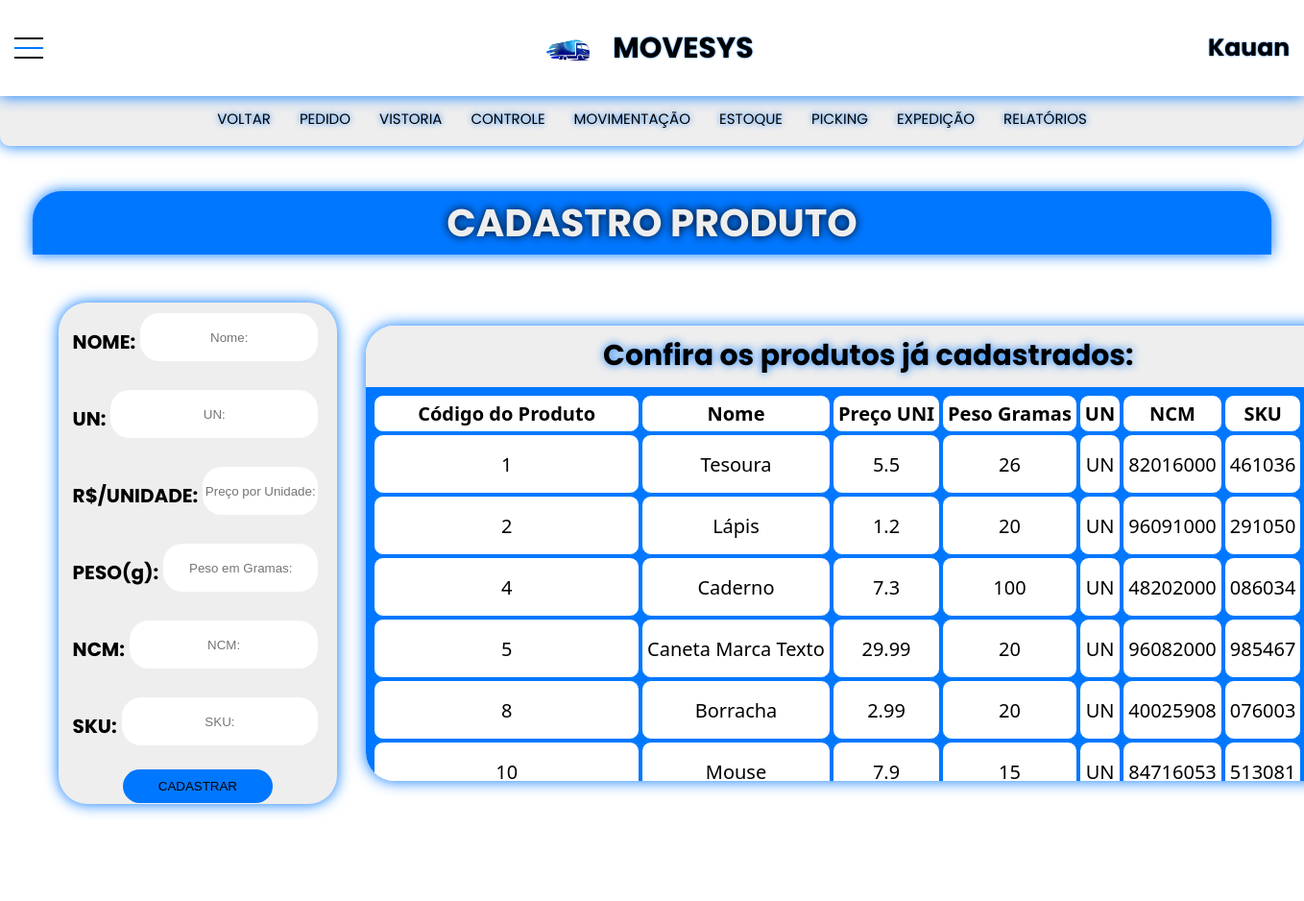
Screenshot of /Paginas/cadastrarprodutos.php (signed in) with the database file from the repository.
### tables this page shows
CREATE TABLE `produtos` (
    `cod_produto` int(11) NOT NULL,
    `PrecoUNI` double NOT NULL,
    `Nome` varchar(255) NOT NULL,
    `PesoGramas` double DEFAULT NULL,
    `NCM` varchar(8) DEFAULT NULL,
    `UN` varchar(5) NOT NULL,
    `SKU` varchar(12) DEFAULT NULL
  );

### Paginas/cadastrarprodutos.php (the view, shortened to what this page needs)
<!DOCTYPE html>
<html lang="pt-br">
<head>
    <link rel="stylesheet" href="../css/menuhorizontal.css"/>
    <link rel="stylesheet" href="../css/cadastroproduto.css"/>
</head>
<body>
<?php
if (empty($_SESSION['nome'])){
    header('Location: sair.php');
    exit();
} else {
    echo ' <header>
    <div class="container">
        <div class="main-horizontal">
            <ul class="ul-main">
                <li class="li-main">
                    <div class="teste">
                        <label for="main-button">
                            <div class="div-button-main">
                                <span class="button-main"></span>
                            </div>
                    </label>
                        <div class="juntos">
                            <img src="../css/cssimg/logo.png" style="max-width: 85px; max-height: 85px; margin-left: 20px; margin-top: 15px;">
                            <h1>MOVESYS</h1>
                        </div>
                        <h2>'.$_SESSION['nome'].'</h2>
                    </div>
                </li>
            </ul>
        </div>
    </div>
</header>
    <main>
        <div class="container-prin">
            <div class="submenu">
                <li class="lisubmenu">
                    <a href="projetoprofessor.php" class="functions-menu">VOLTAR</a>
                    <a href="criarpedido.php" class="functions-menu">PEDIDO</a>
                    <a href="carga.php" class="functions-menu">VISTORIA</a>
                    <a href="recebimentodoca.php" class="functions-menu">CONTROLE</a>
                    <a href="movimentacao.php" class="functions-menu">MOVIMENTAÇÃO</a>
                    <a href="#" class="functions-menu">ESTOQUE</a>
                    <a href="#" class="functions-menu">PICKING</a>
                    <a href="#" class="functions-menu">EXPEDIÇÃO</a>
                    <a href="#" class="functions-menu">RELATÓRIOS</a>
                </li>
            </div>
            <div class="criar-pedidoproduto-container">
                <div class="titulo-pedido">
                    <h3>CADASTRO PRODUTO</h3>
                </div>
                <div class="container-cadastro-produto">
                    <div class="registerbox">
                        <form action="function/criarproduto.php" method="POST" class="formcadastro-produto">
                            <div class="detalhes-produtos">
                                <h5>NOME:</h5>
                                <input type="text" name="nome" placeholder="Nome:" class="button-cadastro-produtos">
                            </div>
                            <div class="detalhes-produtos">
                                <h5>UN:</h5>
                                <input type="text" name="UN" placeholder="UN:" class="button-cadastro-produtos">
                            </div>
                            <div class="detalhes-produtos">
                                <h5>R$/UNIDADE:</h5>
                                <input type="text" name="preco" placeholder="Preço por Unidade:" class="button-cadastro-produtos">
                            </div>
                            <div class="detalhes-produtos">
                                <h5>PESO(g):</h5>
                                <input type="text" name="peso" placeholder="Peso em Gramas:" class="button-cadastro-produtos">
                            </div>
                            <div class="detalhes-produtos">
                                <h5>NCM:</h5>
                                <input type="text" name="NCM"  placeholder="NCM:" class="button-cadastro-produtos">
                            </div>
                            <div class="detalhes-produtos">
                                <h5>SKU:</h5>
                                <input type="text" name="SKU"  placeholder="SKU:" class="button-cadastro-produtos">
                            </div>
                            <input type="submit" name="Enviar" class="button-cadastro-enviar" value="CADASTRAR" style="height: 70px;">
                        </form>
                    </div>';
                    $hostname = "127.0.0.1";
                    $user = "root";
                    $password = "";
                    $database = "logistica";
                    $conexao = new mysqli($hostname,$user,$password,$database);
                    if ($conexao -> connect_errno) {
                        echo "Failed to connect to MySQL: " . $conexao -> connect_error;
                        exit();
                    } else{
                        $sql="SELECT `cod_produto`, `PrecoUNI`, `Nome`, `PesoGramas`, `NCM`, `UN`, `SKU` FROM `produtos`";
                    }
                    $result= $conexao->query($sql);
                    if($result->num_rows > 0){
                        echo "
                            <div class= \"main\">
                                <div class=\"tablebox\">
                                    <h4>Confira os produtos já cadastrados:</h4>
                                    <table class=\"tabela\">
                                        <tr>
                                            <th>Código do Produto</th>
                                            <th>Nome</th>
                                            <th>Preço UNI</th>
                                            <th>Peso Gramas</th>
                                            <th>UN</th>
                                            <th>NCM</th>
                                            <th>SKU</th>
                                        </tr>";
                                        while($row = $result-> fetch_array()){
                                            echo "
                                                <tr>
                                                    <td>".$row['cod_produto']."</td>
                                                    <td>".$row['Nome']."</td>
                                                    <td>".$row['PrecoUNI']."</td>
                                                    <td>".$row['PesoGramas']."</td>
                                                    <td>".$row['UN']."</td>
                                                    <td>".$row['NCM']."</td>
                                                    <td>".$row['SKU']."</td>
                                                    <td>
                                                        <form action=\"function/deleteproduto.php\" method=\"POST\" class=\"deletebox\">
                                                            <input type=\"hidden\" name=\"cod_produto\" value=\"" . $row['cod_produto'] . "\">
                                                            <input type=\"submit\" name=\"Excluir\" value=\"Delete\" class=\"deleteInput\">
                                                        </form>
                                                    </td>
                                                </tr>";
                                        }
                                        echo "</table>
                                    </div>
                            </div>";
                    } else{
                        echo "ERRO";
                    }
                    echo '</div>
                </div>
            </div>
        </div>
    </main>'; } ?>
</body>
</html>

### css/menuhorizontal.css (style rules this page uses)
h2 { margin-right: 15px; font-family: 'Poppins', sans-serif; font-size: 25px; text-shadow: 0 0 2px rgb(0, 119, 255); cursor: default; }
.container { width: 100%; height: 100vh; display: flex; flex-direction: column; flex-wrap: wrap; align-items: center; }
.main-horizontal { z-index: 1; width: 100%; height: auto; background-color: rgb(255, 255, 255); box-shadow: 0 0 15px rgb(0, 119, 255); border-radius: 0 0 10px 10px; display: flex; flex-direction: row; flex-wrap: wrap; justify-content: space-evenly; }
.ul-main { display: flex; flex-direction: row; }
.li-main { display: flex; flex-direction: row; align-items: center; }
.teste { width: 100vw; height: 100%; display: flex; flex-direction: row; justify-content: space-between; align-items: center; }
.juntos { display: flex; flex-direction: row; justify-content: center; align-items: center; }
.div-button-main { cursor: pointer; background: #fff; border-radius: 50%; width: 60px; height: 60px; }
.button-main { position: relative; display: block; background: rgb(0, 119, 255); width: 30px; height: 2px; top: 29px; left: 15px; transition: 0.5s ease-in-out; }
.button-main:before, .button-main:after { background: #000; content: ''; display: block; width: 100%; height: 100%; position: absolute; transition: 0.5s ease-in-out; }
.button-main:before { top: -10px; }
.button-main:after { bottom: -10px; }
input { display: none; }
.container-prin { margin-top: -90vh; width: 100%; height: auto; display: flex; flex-direction: row; flex-wrap: wrap; justify-content: center; align-items: center; }
.submenu { width: 100%; height: 5vh; background-color: #eeeeee; display: flex; flex-direction: row; justify-content: space-around; align-items: center; flex-wrap: nowrap; border-radius: 0 0 10px 10px; box-shadow: 0 0 15px rgb(0, 119, 255); }
.lisubmenu { display: flex; flex-direction: row; align-items: center; justify-content: space-around; }
.functions-menu { cursor: pointer; font-family: 'Poppins', sans-serif; font-size: 15px; margin: 15px; color: black; text-decoration: none; outline: none; text-shadow: 0 0 6px rgb(0, 119, 255); -moz-transition: all 0.3s; -webkit-transition: all 0.3s; transition: all 0.3s; }
@media only screen and (min-width: 899px) and (max-width: 1441px) { h1 { font-size: 30px; cursor: default; text-wrap: nowrap; } }

### rows the page displays
produtos: cod_produto "1", Nome "Tesoura", PrecoUNI "5.5", PesoGramas "26", UN "UN", NCM "82016000", SKU "461036"
produtos: cod_produto "2", Nome "Lápis", PrecoUNI "1.2", PesoGramas "20", UN "UN", NCM "96091000", SKU "291050"
produtos: cod_produto "4", Nome "Caderno", PrecoUNI "7.3", PesoGramas "100", UN "UN", NCM "48202000", SKU "086034"
produtos: cod_produto "5", Nome "Caneta Marca Texto", PrecoUNI "29.99", PesoGramas "20", UN "UN", NCM "96082000", SKU "985467"
produtos: cod_produto "8", Nome "Borracha", PrecoUNI "2.99", PesoGramas "20", UN "UN", NCM "40025908", SKU "076003"
produtos: cod_produto "10", Nome "Mouse", PrecoUNI "7.9", PesoGramas "15", UN "UN", NCM "84716053", SKU "513081"

### other values shown
$_SESSION['nome'] "Kauan"
